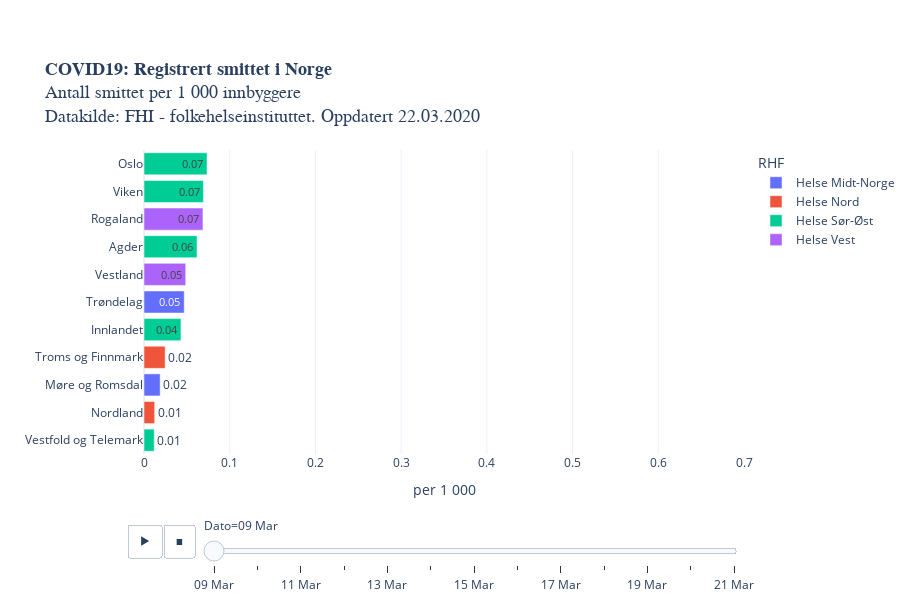

The notebook cell this image was saved under:
### Code cell
legend = [i for i in vekst["RHF"].unique()]
legend.sort()

fig = px.bar(melted, 
             x='Smittede/tusen innb', y='Fylke', animation_frame="variable",
             animation_group="Fylke",
             orientation='h',
             category_orders={"RHF": legend},
             labels = {"Veksttakt": "daglig vekst (%)", "variable": "Dato"},
             color='RHF',
             text="txt",
             height=600,
             title = "<b>COVID19: Registrert smittet i Norge</b><br>Antall smittet per 1 000 innbyggere<br>Datakilde: FHI - folkehelseinstituttet. Oppdatert " +datetime.today().strftime('%d.%m.%Y'),
             template = "plotly_white",
             range_x=[0,0.7]
                 ).update_yaxes(categoryorder="total ascending")

fig.layout.coloraxis.showscale = False

fig.update_layout(
    yaxis=dict(
        separatethousands=True,
        categoryorder = 'total ascending',
        title_text="",
        fixedrange=True,
    ), xaxis=dict(fixedrange=True,
                 title_text="per 1 000"),
    title_font=dict(family="Helvetica", size=18),
        margin=dict(b=150)) #bottom margin

fig.update_layout(autosize=True,
    margin=dict(l=100, r=100, t=150, b=0),
    paper_bgcolor='rgba(0, 0, 0, 0)'
    #plot_bgcolor='rgb(248, 248, 255)'    
                 )

py.plot(fig, filename='COVID19_per_capita_fylkesutvikling_animation.html')
fig.show()

### Figure 1 — Plotly figure (JSON) as saved in the notebook; plotly's stock layout.template omitted (floating-point values rounded to 4 significant figures)
{"data": [{"alignmentgroup": "True", "hoverlabel": {"namelength": 0}, "hovertemplate": "RHF=Helse Midt-Norge<br>Dato=09 Mar<br>Smittede/tusen innb=%{x}<br>Fylke=%{y}<br>txt=%{text}", "ids": ["Møre og Romsdal", "Trøndelag"], "legendgroup": "Helse Midt-Norge", "marker": {"color": "#636efa"}, "name": "Helse Midt-Norge", "offsetgroup": "Helse Midt-Norge", "orientation": "h", "showlegend": true, "text": ["0.02", "0.05"], "textposition": "auto", "type": "bar", "x": [0.01885, 0.04694], "xaxis": "x", "y": ["Møre og Romsdal", "Trøndelag"], "yaxis": "y"}, {"alignmentgroup": "True", "hoverlabel": {"namelength": 0}, "hovertemplate": "RHF=Helse Nord<br>Dato=09 Mar<br>Smittede/tusen innb=%{x}<br>Fylke=%{y}<br>txt=%{text}", "ids": ["Nordland", "Troms og Finnmark"], "legendgroup": "Helse Nord", "marker": {"color": "#EF553B"}, "name": "Helse Nord", "offsetgroup": "Helse Nord", "orientation": "h", "showlegend": true, "text": ["0.01", "0.02"], "textposition": "auto", "type": "bar", "x": [0.01244, 0.02466], "xaxis": "x", "y": ["Nordland", "Troms og Finnmark"], "yaxis": "y"}, {"alignmentgroup": "True", "hoverlabel": {"namelength": 0}, "hovertemplate": "RHF=Helse Sør-Øst<br>Dato=09 Mar<br>Smittede/tusen innb=%{x}<br>Fylke=%{y}<br>txt=%{text}", "ids": ["Agder", "Vestfold og Telemark", "Viken", "Innlandet", "Oslo"], "legendgroup": "Helse Sør-Øst", "marker": {"color": "#00cc96"}, "name": "Helse Sør-Øst", "offsetgroup": "Helse Sør-Øst", "orientation": "h", "showlegend": true, "text": ["0.06", "0.01", "0.07", "0.04", "0.07"], "textposition": "auto", "type": "bar", "x": [0.06184, 0.01192, 0.06929, 0.04308, 0.07354], "xaxis": "x", "y": ["Agder", "Vestfold og Telemark", "Viken", "Innlandet", "Oslo"], "yaxis": "y"}, {"alignmentgroup": "True", "hoverlabel": {"namelength": 0}, "hovertemplate": "RHF=Helse Vest<br>Dato=09 Mar<br>Smittede/tusen innb=%{x}<br>Fylke=%{y}<br>txt=%{text}", "ids": ["Rogaland", "Vestland"], "legendgroup": "Helse Vest", "marker": {"color": "#ab63fa"}, "name": "Helse Vest", "offsetgroup": "Helse Vest", "orientation": "h", "showlegend": true, "text": ["0.07", "0.05"], "textposition": "auto", "type": "bar", "x": [0.06877, 0.0487], "xaxis": "x", "y": ["Rogaland", "Vestland"], "yaxis": "y"}], "layout": {"autosize": true, "barmode": "relative", "coloraxis": {"showscale": false}, "height": 600, "legend": {"title": {"text": "RHF"}, "tracegroupgap": 0}, "margin": {"b": 0, "l": 100, "r": 100, "t": 150}, "paper_bgcolor": "rgba(0, 0, 0, 0)", "sliders": [{"active": 0, "currentvalue": {"prefix": "Dato="}, "len": 0.9, "pad": {"b": 10, "t": 60}, "steps": [{"args": [["09 Mar"], {"frame": {"duration": 0, "redraw": true}, "fromcurrent": true, "mode": "immediate", "transition": {"duration": 0, "easing": "linear"}}], "label": "09 Mar", "method": "animate"}, {"args": [["10 Mar"], {"frame": {"duration": 0, "redraw": true}, "fromcurrent": true, "mode": "immediate", "transition": {"duration": 0, "easing": "linear"}}], "label": "10 Mar", "method": "animate"}, {"args": [["11 Mar"], {"frame": {"duration": 0, "redraw": true}, "fromcurrent": true, "mode": "immediate", "transition": {"duration": 0, "easing": "linear"}}], "label": "11 Mar", "method": "animate"}, {"args": [["12 Mar"], {"frame": {"duration": 0, "redraw": true}, "fromcurrent": true, "mode": "immediate", "transition": {"duration": 0, "easing": "linear"}}], "label": "12 Mar", "method": "animate"}, {"args": [["13 Mar"], {"frame": {"duration": 0, "redraw": true}, "fromcurrent": true, "mode": "immediate", "transition": {"duration": 0, "easing": "linear"}}], "label": "13 Mar", "method": "animate"}, {"args": [["14 Mar"], {"frame": {"duration": 0, "redraw": true}, "fromcurrent": true, "mode": "immediate", "transition": {"duration": 0, "easing": "linear"}}], "label": "14 Mar", "method": "animate"}, {"args": [["15 Mar"], {"frame": {"duration": 0, "redraw": true}, "fromcurrent": true, "mode": "immediate", "transition": {"duration": 0, "easing": "linear"}}], "label": "15 Mar", "method": "animate"}, {"args": [["16 Mar"], {"frame": {"duration": 0, "redraw": true}, "fromcurrent": true, "mode": "immediate", "transition": {"duration": 0, "easing": "linear"}}], "label": "16 Mar", "method": "animate"}, {"args": [["17 Mar"], {"frame": {"duration": 0, "redraw": true}, "fromcurrent": true, "mode": "immediate", "transition": {"duration": 0, "easing": "linear"}}], "label": "17 Mar", "method": "animate"}, {"args": [["18 Mar"], {"frame": {"duration": 0, "redraw": true}, "fromcurrent": true, "mode": "immediate", "transition": {"duration": 0, "easing": "linear"}}], "label": "18 Mar", "method": "animate"}, {"args": [["19 Mar"], {"frame": {"duration": 0, "redraw": true}, "fromcurrent": true, "mode": "immediate", "transition": {"duration": 0, "easing": "linear"}}], "label": "19 Mar", "method": "animate"}, {"args": [["20 Mar"], {"frame": {"duration": 0, "redraw": true}, "fromcurrent": true, "mode": "immediate", "transition": {"duration": 0, "easing": "linear"}}], "label": "20 Mar", "method": "animate"}, {"args": [["21 Mar"], {"frame": {"duration": 0, "redraw": true}, "fromcurrent": true, "mode": "immediate", "transition": {"duration": 0, "easing": "linear"}}], "label": "21 Mar", "method": "animate"}], "x": 0.1, "xanchor": "left", "y": 0, "yanchor": "top"}], "title": {"font": {"family": "Helvetica", "size": 18}, "text": "<b>COVID19: Registrert smittet i Norge</b><br>Antall smittet per 1 000 innbyggere<br>Datakilde: FHI - folkehelseinstituttet. Oppdatert 22.03.2020"}, "updatemenus": [{"buttons": [{"args": [null, {"frame": {"duration": 500, "redraw": true}, "fromcurrent": true, "mode": "immediate", "transition": {"duration": 500, "easing": "linear"}}], "label": "&#9654;", "method": "animate"}, {"args": [[null], {"frame": {"duration": 0, "redraw": true}, "fromcurrent": true, "mode": "immediate", "transition": {"duration": 0, "easing": "linear"}}], "label": "&#9724;", "method": "animate"}], "direction": "left", "pad": {"r": 10, "t": 70}, "showactive": false, "type": "buttons", "x": 0.1, "xanchor": "right", "y": 0, "yanchor": "top"}], "xaxis": {"anchor": "y", "domain": [0, 1], "fixedrange": true, "range": [0, 0.7], "title": {"text": "per 1 000"}}, "yaxis": {"anchor": "x", "categoryorder": "total ascending", "domain": [0, 1], "fixedrange": true, "separatethousands": true, "title": {"text": ""}}}}
